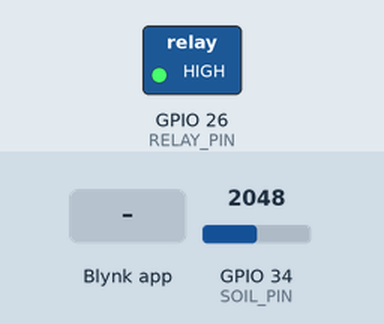
Bench run of a sketch on a simulated ESP32. Shown: switched loads named in the sketch (green lamp = pin HIGH). The test bench sets the inputs (shaded band); at power-on: GPIO 34 (SOIL_PIN) = 2048. WiFi joins after 1.5 s; servers stay silent unless stated; what the sketch prints to the serial monitor is not drawn.

Above: at 3.3 s.
3.4 s: GPIO 34 (SOIL_PIN) set to 3106
6.4 s: GPIO 34 (SOIL_PIN) set to 3169
At 8.9 s:
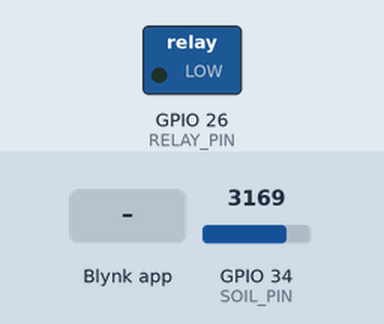
10.9 s: Blynk app writes 0 to V5
At 11.9 s:
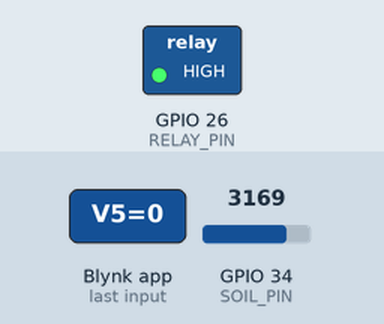
Timing chart, 0 to 43.7 s (numbered marks = the images above; inputs shaded):
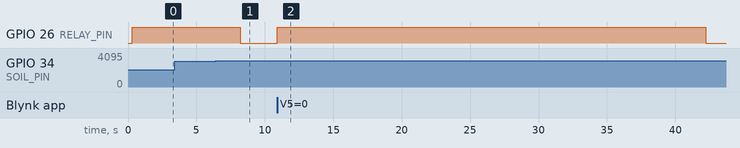

The sketch:

plant-watering-esp32.ino
```cpp
/*
  Plant Watering System — ESP32 Main Firmware (Blynk IoT)
  --------------------------------------------------------
  Hardware: ESP32 DevKit V1 + Capacitive Soil Moisture Sensor (GPIO34) + Relay (GPIO26) + Pump (separate PSU)
  Cloud:    Blynk IoT — Virtual Pins V0..V6

  Quick start:
    1. Fill secrets in secrets.h (copy secrets.h.example -> secrets.h)
    2. Calibrate DRY_ADC / WET_ADC via firmware/calibration/calibration.ino
    3. Select Board: ESP32 Dev Module, correct Port, Upload, Serial Monitor @115200

  Docs:
    - docs/circuit.md        — wiring & safety
    - docs/firmware-setup.md — Blynk setup & calibration
    - docs/bill-of-materials.md — parts

  Repo: https://github.com/Dilujan-Uki/Plant-watering-system
*/

#define BLYNK_TEMPLATE_ID   "YOUR_TEMPLATE_ID"
#define BLYNK_TEMPLATE_NAME "Plant Watering ESP32"
#define BLYNK_AUTH_TOKEN    "YOUR_AUTH_TOKEN"

// Uncomment if you keep secrets in secrets.h instead:
// #include "secrets.h"

#define BLYNK_PRINT Serial
#include <WiFi.h>
#include <BlynkSimpleEsp32.h>

// ===== Wi-Fi (from secrets.h or hardcode) =====
// char ssid[] = WIFI_SSID;
// char pass[] = WIFI_PASS;
char ssid[] = "YOUR_WIFI_SSID";
char pass[] = "YOUR_WIFI_PASSWORD";

// ===== Pins =====
const int SOIL_PIN  = 34;  // ADC1 only! (32-39) — sensor AOUT
const int RELAY_PIN = 26;  // relay IN — active-LOW: LOW = pump ON

// Optional pins (uncomment when hardware added):
// #define DHT_PIN 4
// #define OLED_SDA 21
// #define OLED_SCL 22
// #define BTN_PIN 13
// #define FLOAT_PIN 27  // reservoir low switch

// ===== Calibration — update after calibration sketch =====
const int DRY_ADC = 3800; // sensor in air
const int WET_ADC = 1600; // sensor in water

// ===== Hysteresis thresholds (%) =====
const int MOISTURE_ON  = 30; // below 30% -> pump ON
const int MOISTURE_OFF = 60; // above 60% -> pump OFF

// ===== Safety =====
const unsigned long PUMP_MAX_MS   = 10000; // max 10 s burst
const unsigned long PUMP_COOLDOWN = 30000; // 30 s between bursts

// ===== State =====
BlynkTimer timer;
int  moisturePct = 0;
bool pumpState   = false; // false = OFF (relay HIGH)
unsigned long pumpStart   = 0;
unsigned long lastPumpOff = 0;

// ===== Helpers =====
int readMoisturePct() {
  long sum = 0;
  for (int i = 0; i < 10; i++) { sum += analogRead(SOIL_PIN); delay(10); }
  int raw = sum / 10;
  int pct = map(raw, DRY_ADC, WET_ADC, 0, 100);
  return constrain(pct, 0, 100);
}

void pumpOn(const char* reason) {
  if (lastPumpOff != 0 && millis() - lastPumpOff < PUMP_COOLDOWN) {
    Serial.println("Pump ON blocked: cooldown");
    return;
  }
  digitalWrite(RELAY_PIN, LOW); // active-LOW
  pumpState = true;
  pumpStart = millis();
  Serial.print("[PUMP] ON (");
  Serial.print(reason);
  Serial.println(")");
  Blynk.virtualWrite(V3, 1);
  // Blynk.logEvent("pump_on", String("Moisture ") + moisturePct + "%");
}

void pumpOff() {
  digitalWrite(RELAY_PIN, HIGH);
  pumpState = false;
  lastPumpOff = millis();
  Serial.println("[PUMP] OFF");
  Blynk.virtualWrite(V3, 0);
}

void checkSoil() {
  moisturePct = readMoisturePct();
  Serial.print("[SOIL] Moisture: ");
  Serial.print(moisturePct);
  Serial.println("%");
  Blynk.virtualWrite(V2, moisturePct);

  // Safety: max burst time
  if (pumpState && millis() - pumpStart > PUMP_MAX_MS) {
    pumpOff();
    Serial.println("[SAFETY] Auto OFF: max burst reached");
    return;
  }

  // Auto logic with hysteresis
  if (!pumpState && moisturePct < MOISTURE_ON) {
    pumpOn("Auto dry");
  } else if (pumpState && moisturePct > MOISTURE_OFF) {
    pumpOff();
  }
}

// Blynk manual override — Button on V5
BLYNK_WRITE(V5) {
  int val = param.asInt();
  if (val == 1) pumpOn("Manual Blynk");
  else          pumpOff();
}

// Optional: sync mode switch V4, slider for threshold, etc.
// BLYNK_WRITE(V4) { /* 0=Auto 1=Manual */ }

BLYNK_CONNECTED() {
  Blynk.syncVirtual(V5);
}

void setup() {
  Serial.begin(115200);
  delay(300);
  Serial.println("\n=== Plant Watering System — ESP32 ===");

  pinMode(RELAY_PIN, OUTPUT);
  digitalWrite(RELAY_PIN, HIGH); // start OFF (active-LOW)

  // Optional: pinMode(BTN_PIN, INPUT_PULLUP);

  Blynk.begin(BLYNK_AUTH_TOKEN, ssid, pass);
  timer.setInterval(2000L, checkSoil);

  Serial.println("Setup done. Check Blynk app V2 (moisture) & V3 (pump LED).");
}

void loop() {
  Blynk.run();
  timer.run();
}
```

Measured:
- the behaviour switches between 3140 and 3141 on GPIO 34 (SOIL_PIN) (found by bisection; images 0 and 1)
- after the input at 3.4 s, every drawn part: stays the same
- after the input at 6.4 s, GPIO 26 (RELAY_PIN): HIGH → LOW after 1.8 s
- after the input at 10.9 s, GPIO 26 (RELAY_PIN): LOW → HIGH after 0.00 s instead of 9.3 s
